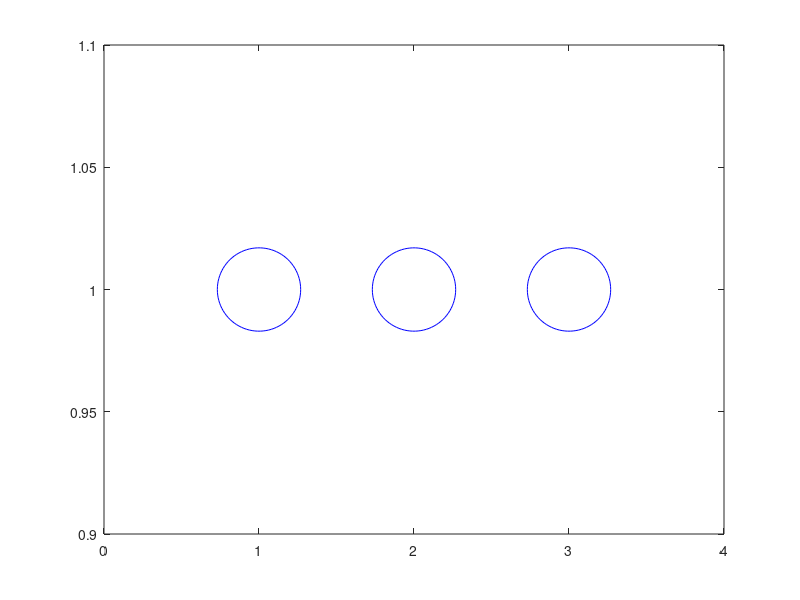

The MATLAB script that drew this image:
% plot circles at x positions 1, 2 and 3 and at height (y value) 1
cxpos=[1 2 3];
figure(1), clf
hold on
h1=plot(cxpos(1),1,'o');
h2=plot(cxpos(2),1,'o');
h3=plot(cxpos(3),1,'o');
% combine handles - this way, we can do without the switch statement as
% used in s0302
h=[h1 h2 h3];

clf
% since we are somewhat advanced at this point, I would like to point out 
% that the last four code lines could be compressed into a single command:
h=plot(cxpos(1),1,'bo',cxpos(2),1,'bo',cxpos(3),1,'bo');

set(h,'markersize',60);
set(gca,'xlim',[0 4]);

% the association with the prize: generate three random numbers and identify 
% the index to the largest number. That shall be the index to the winning door
[m,prix]=max(rand(1,3));

% The strings containing the callback commands are pretty long, depending on how
% precisely you want the game to work, so let's place them in a variable and
% use this variable in the set command.
% Set 'ButtonDownFcn' for the right door
bstr='set(h(prix),''markerfacecolor'',''g'');';
set(h(prix),'ButtonDownFcn',bstr);
% ..and the bad ones
bstr= 'text(1,1,''GAME OVER'',''fontsize'',20,''fontweight'',''bold'',''color'',''r'');';
set(h(setdiff(1:3,prix)),'ButtonDownFcn',bstr);

% So far, so good? Not quite: in the present version, we can open up all 
% three doors in one run of the program by clicking on them one after the 
% other. This is so because the callbacks of each of the markers (doors)
% remain in place; they don't dissolve after the first mouse click. This 
% behavior, however, is not in the spirit of the game. So, a better version
% deletes all callbacks after informing you about the outcome of the game:
tryBetterVersion=0;
if tryBetterVersion
  bstr='set(h(prix),''markerfacecolor'',''g''); set(h,''ButtonDownFcn'',[]);';
  set(h(prix),'ButtonDownFcn',bstr);
  % ..and the bad ones
  bstr= 'text(1,1,''GAME OVER'',''fontsize'',20,''fontweight'',''bold'',''color'',''r''); set(h,''ButtonDownFcn'',[]);';
  set(h(setdiff(1:3,prix)),'ButtonDownFcn',bstr);
end